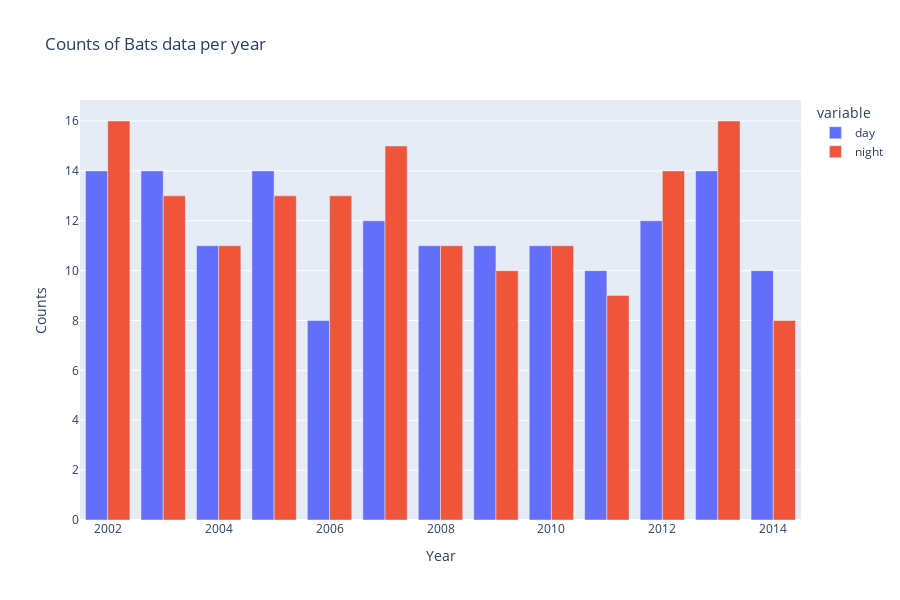

Notebook code for this chart:
### Code cell
px.bar(
    counts_year,
    x=counts_year.index,
    y=counts_year.columns,
    # side by side
    barmode="group",
    title=f"Counts of {station} data per year",
    labels={"value": "Counts"},
    color_discrete_sequence=px.colors.qualitative.Plotly,
).update_layout(xaxis_title="Year", height=600).show()

### Figure 1 — Plotly figure (JSON) as saved in the notebook; plotly's stock layout.template omitted (floating-point values rounded to 4 significant figures)
{"data": [{"alignmentgroup": "True", "hovertemplate": "variable=day<br>year=%{x}<br>Counts=%{y}<extra></extra>", "legendgroup": "day", "marker": {"color": "#636EFA", "pattern": {"shape": ""}}, "name": "day", "offsetgroup": "day", "orientation": "v", "showlegend": true, "textposition": "auto", "type": "bar", "x": [2002, 2003, 2004, 2005, 2006, 2007, 2008, 2009, 2010, 2011, 2012, 2013, 2014], "xaxis": "x", "y": [14, 14, 11, 14, 8, 12, 11, 11, 11, 10, 12, 14, 10], "yaxis": "y"}, {"alignmentgroup": "True", "hovertemplate": "variable=night<br>year=%{x}<br>Counts=%{y}<extra></extra>", "legendgroup": "night", "marker": {"color": "#EF553B", "pattern": {"shape": ""}}, "name": "night", "offsetgroup": "night", "orientation": "v", "showlegend": true, "textposition": "auto", "type": "bar", "x": [2002, 2003, 2004, 2005, 2006, 2007, 2008, 2009, 2010, 2011, 2012, 2013, 2014], "xaxis": "x", "y": [16, 13, 11, 13, 13, 15, 11, 10, 11, 9, 14, 16, 8], "yaxis": "y"}], "layout": {"barmode": "group", "height": 600, "legend": {"title": {"text": "variable"}, "tracegroupgap": 0}, "title": {"text": "Counts of Bats data per year"}, "xaxis": {"anchor": "y", "domain": [0, 1], "title": {"text": "Year"}}, "yaxis": {"anchor": "x", "domain": [0, 1], "title": {"text": "Counts"}}}}
